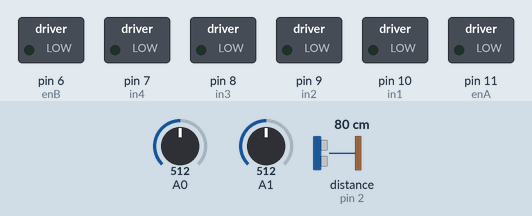
This sketch was run on a simulated Arduino Uno, built with avr-gcc and run on an emulated ATmega328P. Parts: switched loads named in the sketch (green lamp = pin HIGH). Wiring (inferred from the names in the program): ultrasonic range finder: trigger pin 3; echo pin 2. The inputs (shaded band) are chosen by the test bench; at power-on: A0 = 512, distance to the obstacle (sensor on pin 2) 80 cm, A1 = 512. The echo pulse lasts 58.3 µs per cm; pins used as bus, display or sensor lines are not drawn; what the sketch prints to the serial monitor is not drawn.

Above: at 1.2 s.
1.3 s: A0 set to 1023
At 2.1 s:
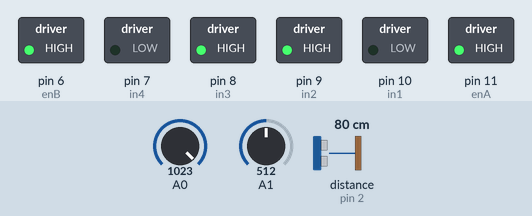
2.8 s: distance to the obstacle (sensor on pin 2) set to 18 cm
At 3.1 s:
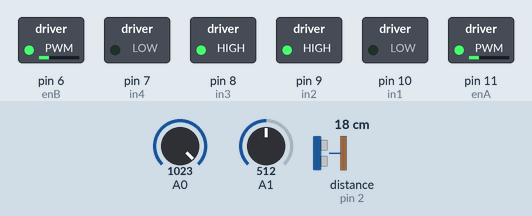
4.3 s: distance to the obstacle (sensor on pin 2) set to 14 cm
At 5.4 s:
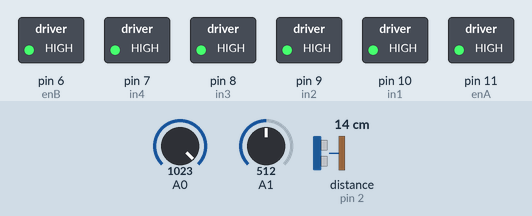
5.8 s: A0 set to 900
At 6.5 s:
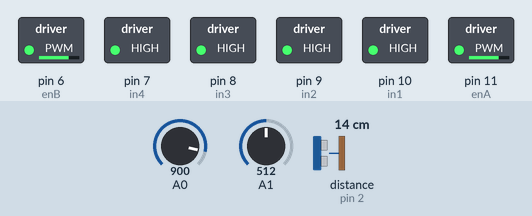
7.3 s: distance to the obstacle (sensor on pin 2) set to 35 cm
At 7.7 s:
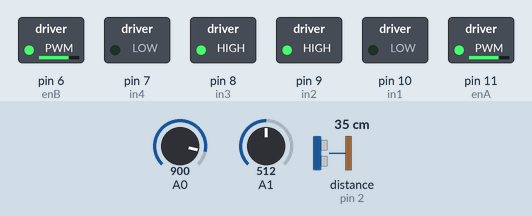
8.8 s: A0 set to 716
At 10.0 s:
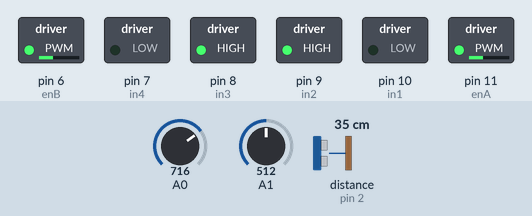
Timing chart, 0 to 11.3 s (numbered marks = the images above; inputs shaded):
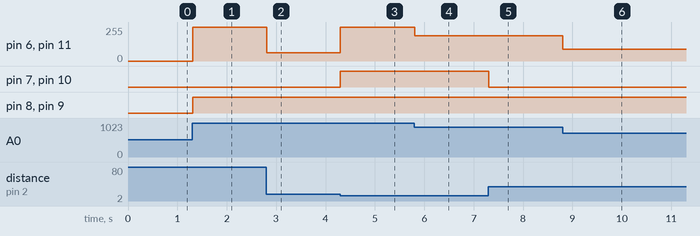

Measured:
- the behaviour switches between 16 and 15 cm on distance to the obstacle (sensor on pin 2) (found by bisection; images 2 and 3)
- after the input at 1.3 s, pin 6 (enB), pin 11 (enA): 0/255 → 255/255 at once; pin 8 (in3), pin 9 (in2): LOW → HIGH at once
- after the input at 2.8 s, pin 6 (enB), pin 11 (enA): 255/255 → 63/255 at once
- after the input at 4.3 s, pin 6 (enB), pin 11 (enA): 63/255 → 255/255 at once; pin 7 (in4), pin 10 (in1): LOW → HIGH at once
- after the input at 5.8 s, pin 6 (enB), pin 11 (enA): 255/255 → 188/255 at once
- after the input at 7.3 s, pin 7 (in4), pin 10 (in1): HIGH → LOW at once
- after the input at 8.8 s, pin 6 (enB), pin 11 (enA): 188/255 → 89/255 at once

The sketch:

Joystick_Ultrasonic2.ino
```cpp
//defining all the digital pins
const int enA = 11;
const int enB = 6;
const int in1 = 10;
const int in2 = 9;
const int in3 = 8;
const int in4 = 7;
const int trig = 3;
const int echo = 2;

//initialising the speed values for each motor
int speedA=0;
int speedB=0;
float v=340;

void setup() {
  // put your setup code here, to run once:
  //setting the pin modes for each digital pin. They are all outputs to the H-bridge
  pinMode(enA, OUTPUT);
  pinMode(in1, OUTPUT);
  pinMode(in2, OUTPUT);
  pinMode(enB, OUTPUT);
  pinMode(in3, OUTPUT);
  pinMode(in4, OUTPUT);
  pinMode(trig, OUTPUT);
  pinMode(echo, INPUT);
  Serial.begin(115200);

}

float distance() {
  digitalWrite(trig, LOW);
  delayMicroseconds(3);
  digitalWrite(trig, HIGH);
  delayMicroseconds(5);
  digitalWrite(trig, LOW);

  float tus = pulseIn(echo, HIGH);
  float t=tus/2000000;
  float dm = (v * t) ; //m
  float dcm = dm * 100;
  return dcm;
}
void loop() {

  // put your main code here, to run repeatedly:
  //Reading the x axis and y axis joystick values
  int xaxis=analogRead(A0);
  int yaxis=analogRead(A1);
  int d = distance();

  if (xaxis>570) {
   if (d<15){
    //If the joystick moved forwards in the xaxis, the drone will move forwards
    speedA=map(xaxis, 550, 1023, 0, 255);
    speedB=map(xaxis, 550, 1023, 0, 255);

    digitalWrite(in1, HIGH);
    digitalWrite(in2, HIGH);
    digitalWrite(in3, HIGH);
    digitalWrite(in4, HIGH);
   }
   else if (d>12 && d<25) {
    int speeda=map(xaxis, 550, 1023, 0, 255);
    int speedb=map(xaxis, 550, 1023, 0, 255);
    speedA=0.25*speeda;
    speedB=0.25*speedb;
    digitalWrite(in1, LOW);
    digitalWrite(in2, HIGH);
    digitalWrite(in3, HIGH);
    digitalWrite(in4, LOW);
   }
   else{
    speedA=map(xaxis, 550, 1023, 0, 255);
    speedB=map(xaxis, 550, 1023, 0, 255);

    digitalWrite(in1, LOW);
    digitalWrite(in2, HIGH);
    digitalWrite(in3, HIGH);
    digitalWrite(in4, LOW);
   }
  }
  else if (xaxis<490) {
    //If the joystick moved backwards in the xaxis, the drone will move backwards
    speedA=map(xaxis, 490, 0, 0, 255);
    speedB=map(xaxis, 490, 0, 0, 255);

    digitalWrite(in1, HIGH);
    digitalWrite(in2, LOW);
    digitalWrite(in3, LOW);
    digitalWrite(in4, HIGH);
  }

  else{
    //If there are no inputs, then the motor will not turn.
    speedA=0;
    speedB=0;
  }

  Serial.println(d,DEC);

  analogWrite(enA, speedA);
  analogWrite(enB, speedB);
}
```
